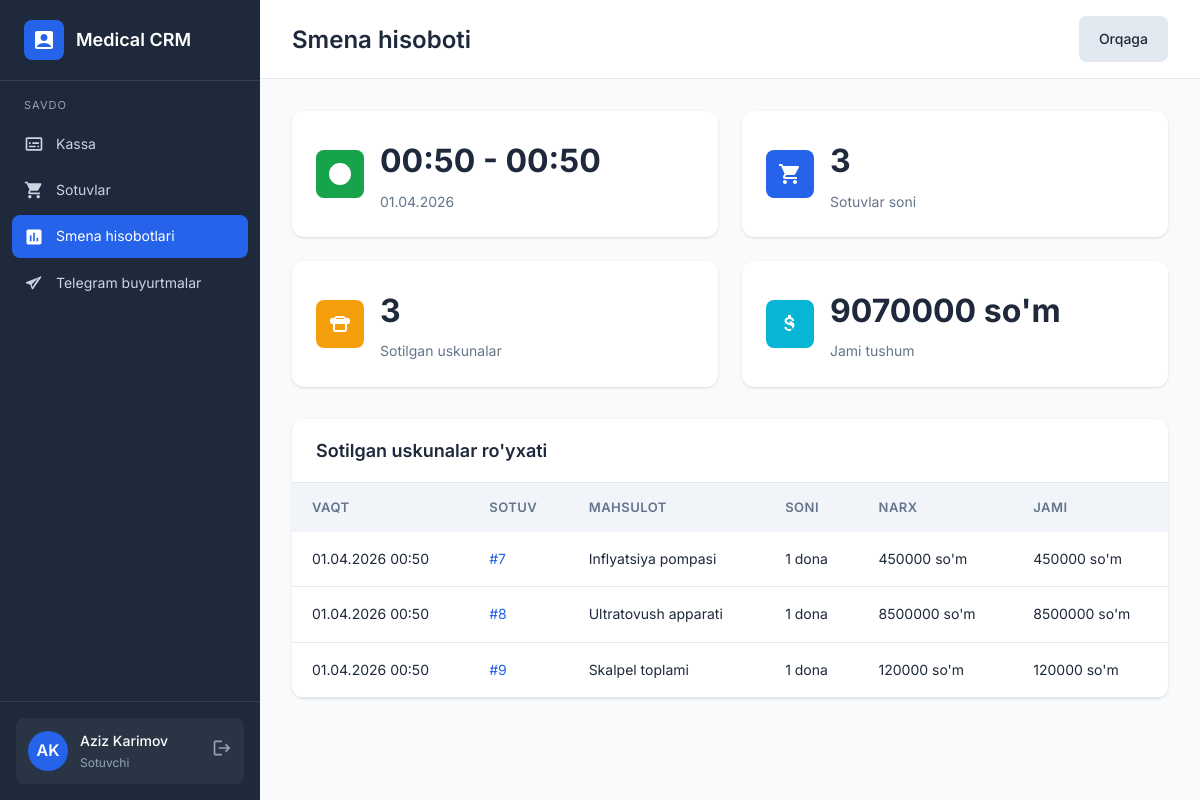
/shift/2/report/ (signed in), run on the app's committed database.
### backend/main/models.py (models this page shows, shortened)
class User(AbstractUser):
    ROLE_CHOICES = [
        ('director', 'Direktor'),
        ('seller', 'Sotuvchi'),
        ('warehouse', 'Omborchi'),
        ('supplier', 'Yetkazib beruvchi'),
        ('courier', 'Kuryer'),
    ]
    role = models.CharField(max_length=20, choices=ROLE_CHOICES, default='seller')
    phone = models.CharField(max_length=20, blank=True)
    class Meta:
        verbose_name = 'Foydalanuvchi'
        verbose_name_plural = 'Foydalanuvchilar'

class SellerShift(models.Model):
    seller = models.ForeignKey(User, on_delete=models.CASCADE, related_name='shifts', verbose_name='Sotuvchi')
    started_at = models.DateTimeField(auto_now_add=True, verbose_name='Boshlangan vaqti')
    ended_at = models.DateTimeField(null=True, blank=True, verbose_name='Yopilgan vaqti')
    created_at = models.DateTimeField(auto_now_add=True)
    updated_at = models.DateTimeField(auto_now=True)
    class Meta:
        verbose_name = 'Sotuvchi smenasi'
        verbose_name_plural = 'Sotuvchi smenalari'
        ordering = ['-started_at']

class SaleItem(models.Model):
    sale = models.ForeignKey(Sale, on_delete=models.CASCADE, related_name='items', verbose_name='Sotuv')
    product = models.ForeignKey(Product, on_delete=models.CASCADE, related_name='sale_items', verbose_name='Mahsulot')
    quantity = models.PositiveIntegerField(verbose_name='Soni')
    unit_price = models.DecimalField(max_digits=12, decimal_places=2, verbose_name='Birlik narxi')
    total_price = models.DecimalField(max_digits=12, decimal_places=2, verbose_name='Jami narx')
    class Meta:
        verbose_name = 'Sotuv elementi'
        verbose_name_plural = 'Sotuv elementlari'

class Sale(models.Model):
    STATUS_CHOICES = [
        ('pending', 'Kutilmoqda'),
        ('completed', 'Tugallangan'),
        ('cancelled', 'Bekor qilingan'),
        ('returned', 'Qaytarilgan'),
    ]
    client = models.ForeignKey(Client, on_delete=models.CASCADE, related_name='sales', verbose_name='Mijoz', null=True, blank=True)
    seller = models.ForeignKey(User, on_delete=models.CASCADE, related_name='sales', verbose_name='Sotuvchi')
    shift = models.ForeignKey(
        SellerShift,
        on_delete=models.SET_NULL,
        related_name='sales',
        verbose_name='Smena',
        null=True,
        blank=True,
    )
    total_amount = models.DecimalField(max_digits=12, decimal_places=2, verbose_name='Jami summa')
    status = models.CharField(max_length=20, choices=STATUS_CHOICES, default='pending', verbose_name='Holat')
    notes = models.TextField(blank=True, verbose_name='Izoh')
    created_at = models.DateTimeField(auto_now_add=True)
    updated_at = models.DateTimeField(auto_now=True)
    class Meta:
        verbose_name = 'Sotuv'
        verbose_name_plural = 'Sotuvlar'

class Product(models.Model):
    name = models.CharField(max_length=300, verbose_name='Mahsulot nomi')
    category = models.ForeignKey(Category, on_delete=models.CASCADE, related_name='products', verbose_name='Kategoriya')
    description = models.TextField(blank=True, verbose_name='Tavsif')
    price = models.DecimalField(max_digits=12, decimal_places=2, verbose_name='Narxi (soʻm)')
    stock = models.PositiveIntegerField(default=0, verbose_name='Ombordagi soni')
    unit = models.CharField(max_length=50, default='dona', verbose_name='Oʻlchov birligi')
    image = models.ImageField(upload_to='products/', blank=True, null=True, verbose_name='Rasm')
    created_at = models.DateTimeField(auto_now_add=True)
    updated_at = models.DateTimeField(auto_now=True)
    class Meta:
        verbose_name = 'Mahsulot'
        verbose_name_plural = 'Mahsulotlar'

### backend/main/views.py (the view)
# urls.py: path('shift/<int:pk>/report/', views.shift_report, name='shift_report'),
@login_required
def shift_report(request, pk):
    if request.user.role not in {'seller', 'director'}:
        messages.error(request, "Sizga bu sahifaga kirish ruxsati yo'q")
        return redirect('dashboard')
    shift_queryset = SellerShift.objects.all()
    if request.user.role == 'seller':
        shift_queryset = shift_queryset.filter(seller=request.user)
    shift = get_object_or_404(shift_queryset, pk=pk)
    context = build_shift_report_context(shift)
    return render(request, 'shift_report.html', context)

### backend/main/views.py (called while the page is built)
def build_shift_report_context(shift):
    sales = shift.sales.filter(status='completed').select_related('client', 'seller').prefetch_related('items__product').order_by('created_at')
    sale_items = SaleItem.objects.filter(
        sale__shift=shift,
        sale__status='completed',
    ).select_related('sale', 'product').order_by('sale__created_at', 'id')
    total_revenue = sales.aggregate(total=Sum('total_amount'))['total'] or 0
    total_quantity = sale_items.aggregate(total=Sum('quantity'))['total'] or 0
    return {
        'shift': shift,
        'shift_sales': sales,
        'shift_items': sale_items,
        'shift_total_revenue': total_revenue,
        'shift_total_sales': sales.count(),
        'shift_total_quantity': total_quantity,
    }

### frontend/templates/shift_report.html (shortened to what this page needs)
{% extends 'base.html' %}
{% block content %}
<div class="top-bar">
    <h1 class="page-title">Smena hisoboti</h1>
    <div class="page-actions">
        <a href="{% url 'reports' %}" class="btn btn-secondary">Orqaga</a>
    </div>
</div>
<div class="page-content">
    <div class="cards-grid">
        <div class="card stat-card">
            <div class="card-icon success">
                <svg viewBox="0 0 24 24"><path d="M12 1a11 11 0 1 0 11 11A11 11 0 0 0 12 1zm1 11.41V6h-2v7h6v-2z"/></svg>
            </div>
            <div class="stat-content">
                <div class="card-value">{{ shift.started_at|date:"H:i" }} - {{ shift.ended_at|date:"H:i"|default:"hozir" }}</div>
                <div class="card-label">{{ shift.started_at|date:"d.m.Y" }}</div>
            </div>
        </div>
        <div class="card stat-card">
            <div class="card-icon primary">
            </div>
            <div class="stat-content">
                <div class="card-value">{{ shift_total_sales }}</div>
                <div class="card-label">Sotuvlar soni</div>
            </div>
        </div>
        <div class="card stat-card">
            <div class="card-icon warning">
                <svg viewBox="0 0 24 24"><path d="M20 6h-2.18C17.4 4.84 16.3 4 15 4H9c-1.3 0-2.4.84-2.82 2H4c-1.1 0-2 .9-2 2v2c0 1.1.9 2 2 2h1v6c0 1.1.9 2 2 2h10c1.1 0 2-.9 2-2v-6h1c1.1 0 2-.9 2-2V8c0-1.1-.9-2-2-2zM9 6h6c.55 0 1 .45 1 1H8c0-.55.45-1 1-1zm8 12H7v-6h10v6z"/></svg>
            </div>
            <div class="stat-content">
                <div class="card-value">{{ shift_total_quantity }}</div>
                <div class="card-label">Sotilgan uskunalar</div>
            </div>
        </div>
        <div class="card stat-card">
            <div class="card-icon info">
            </div>
            <div class="stat-content">
                <div class="card-value">{{ shift_total_revenue|floatformat:0 }} so'm</div>
                <div class="card-label">Jami tushum</div>
            </div>
        </div>
    </div>
    <div class="table-container">
        <div class="table-header">
            <h3 class="table-title">Sotilgan uskunalar ro'yxati</h3>
        </div>
        <table>
            <thead>
                <tr>
                    <th>Vaqt</th>
                    <th>Sotuv</th>
                    <th>Mahsulot</th>
                    <th>Soni</th>
                    <th>Narx</th>
                    <th>Jami</th>
                </tr>
            </thead>
            <tbody>
                {% for item in shift_items %}
                <tr>
                    <td>{{ item.sale.created_at|date:"d.m.Y H:i" }}</td>
                    <td><a href="{% url 'sale_detail' item.sale.id %}">#{{ item.sale.id }}</a></td>
                    <td>{{ item.product.name }}</td>
                    <td>{{ item.quantity }} {{ item.product.unit }}</td>
                    <td>{{ item.unit_price|floatformat:0 }} so'm</td>
                    <td>{{ item.total_price|floatformat:0 }} so'm</td>
                </tr>
                {% empty %}
                <tr>
                    <td colspan="6" class="empty-state">
                        <p>Bu smenada sotilgan uskuna yo'q</p>
                    </td>
                </tr>
                {% endfor %}
            </tbody>
        </table>
    </div>
</div>
{% endblock %}

### frontend/templates/base.html (shortened to what this page needs)
{% load static %}
<!DOCTYPE html>
<html lang="uz">
<head>
    <link rel="stylesheet" href="{% static 'css/style.css' %}">
</head>
<body>
    {% if request.user.is_authenticated %}
    <div class="layout">
        <aside class="sidebar">
            <div class="sidebar-header">
                <div class="sidebar-logo">
                    <div class="sidebar-logo-icon">
                        <svg viewBox="0 0 24 24"><path d="M19 3H5c-1.1 0-2 .9-2 2v14c0 1.1.9 2 2 2h14c1.1 0 2-.9 2-2V5c0-1.1-.9-2-2-2zm-7 3c1.93 0 3.5 1.57 3.5 3.5S13.93 13 12 13s-3.5-1.57-3.5-3.5S10.07 6 12 6zm7 13H5v-.23c0-.62.28-1.2.76-1.58C7.47 15.82 9.64 15 12 15s4.53.82 6.24 2.19c.48.38.76.97.76 1.58V19z"/></svg>
                    </div>
                    <span class="sidebar-logo-text">Medical CRM</span>
                </div>
            </div>
            <nav class="sidebar-nav">
                <div class="nav-section">
                    <div class="nav-section-title">Savdo</div>
                    {% if request.user.role == 'seller' %}
                    <a href="{% url 'kassa' %}" class="nav-item {% if '/kassa' in request.path %}active{% endif %}">
                        <svg viewBox="0 0 24 24"><path d="M20 4H4c-1.1 0-2 .9-2 2v12c0 1.1.9 2 2 2h16c1.1 0 2-.9 2-2V6c0-1.1-.9-2-2-2zm0 14H4V6h16v12zM6 10h2v2H6zm0 4h8v2H6zm10 0h2v2h-2zm-6-4h8v2h-8z"/></svg>
                        <span>Kassa</span>
                    </a>
                    {% endif %}
                    {% if request.user.role == 'seller' %}
                    <a href="{% url 'sales' %}" class="nav-item {% if '/sales' in request.path %}active{% endif %}">
                        <span>Sotuvlar</span>
                    </a>
                    <a href="{% url 'reports' %}" class="nav-item {% if request.path == '/reports/' or '/shift/' in request.path %}active{% endif %}">
                        <svg viewBox="0 0 24 24"><path d="M19 3H5c-1.1 0-2 .9-2 2v14c0 1.1.9 2 2 2h14c1.1 0 2-.9 2-2V5c0-1.1-.9-2-2-2zM9 17H7v-7h2v7zm4 0h-2V7h2v10zm4 0h-2v-4h2v4z"/></svg>
                        <span>Smena hisobotlari</span>
                    </a>
                    {% endif %}
                    {% if request.user.role == 'director' or request.user.role == 'seller' %}
                    <a href="{% url 'telegram_orders' %}" class="nav-item {% if '/telegram-orders' in request.path %}active{% endif %}">
                        <svg viewBox="0 0 24 24"><path d="M21.5 3.5 2.9 10.66c-.86.34-.84 1.57.03 1.88l4.72 1.69 1.68 4.72c.31.87 1.54.89 1.88.03L20.5 5.38c.31-.83-.52-1.66-1.35-1.35zM9.5 13.42l7.88-7.88-6.17 9.63-.57 2.3-.63-1.77-.51-1.45z"/></svg>
                        <span>Telegram buyurtmalar</span>
                    </a>
                    {% endif %}
                </div>
            </nav>
            <div class="sidebar-footer">
                <div class="user-info">
                    <div class="user-avatar">{{ request.user.first_name.0|upper }}{{ request.user.last_name.0|upper }}</div>
                    <div class="user-details">
                        <div class="user-name">{{ request.user.get_full_name }}</div>
                        <div class="user-role">{{ request.user.get_role_display }}</div>
                    </div>
                    <a href="{% url 'logout' %}" style="color: var(--gray-light);">
                        <svg width="20" height="20" viewBox="0 0 24 24" fill="currentColor"><path d="M17 7l-1.41 1.41L18.17 11H8v2h10.17l-2.58 2.58L17 17l5-5zM4 5h8V3H4c-1.1 0-2 .9-2 2v14c0 1.1.9 2 2 2h8v-2H4V5z"/></svg>
                    </a>
                </div>
            </div>
        </aside>
        <main class="main-content">
            {% block content %}{% endblock %}
        </main>
    </div>
    {% else %}
    {% block login_content %}{% endblock %}
    {% endif %}
</body>
</html>

### data on the page
User: user.first_name.0 "A", user.last_name.0 "K", user.get_full_name "Aziz Karimov", user.role "Sotuvchi"
SellerShift: started_at "00:50", ended_at "00:50", started_at "01.04.2026"
SaleItem: sale.created_at "01.04.2026 00:50", sale.id "7", product.name "Inflyatsiya pompasi", quantity "1", product.unit "dona", unit_price "450000", total_price "450000"
SaleItem: sale.created_at "01.04.2026 00:50", sale.id "8", product.name "Ultratovush apparati", quantity "1", product.unit "dona", unit_price "8500000", total_price "8500000"
SaleItem: sale.created_at "01.04.2026 00:50", sale.id "9", product.name "Skalpel toplami", quantity "1", product.unit "dona", unit_price "120000", total_price "120000"

### other printed values
{{ shift_total_sales }} "3"
{{ shift_total_quantity }} "3"
{{ shift_total_revenue|floatformat:0 }} "9070000"
